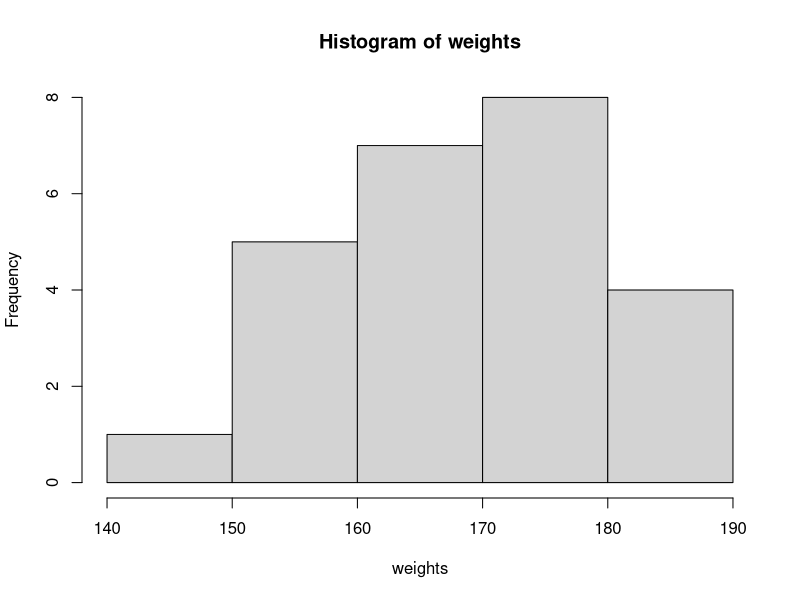

The R source for this figure:
weights<-c(173,183,162,168,154,165,177,179,158,180,171,160,145,186,164,175,151,171,182,166,188,169,175,162,157)
hist(weights)